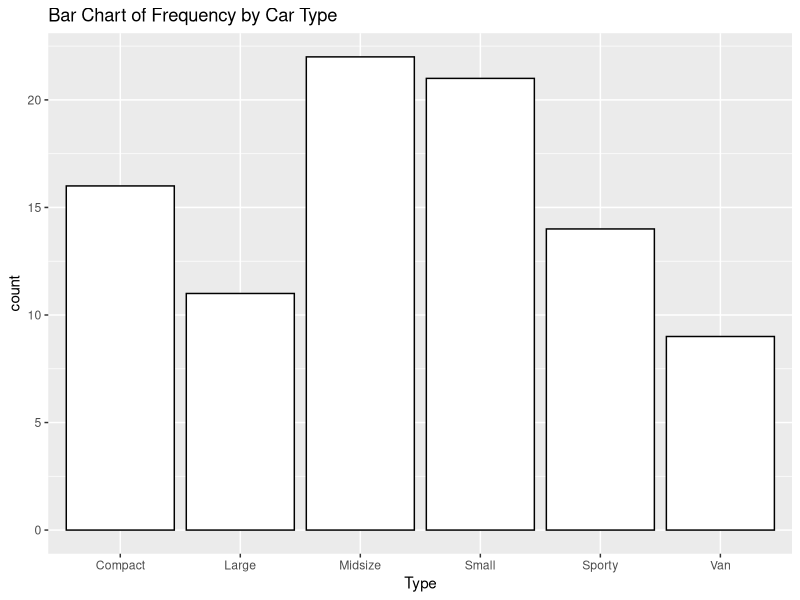

This figure's R source:
library(MASS)
library(ggplot2)

ggplot(Cars93, aes(x=Type)) + geom_bar(fill="white", colour="black") + ggtitle("Bar Chart of Frequency by Car Type")
Cars93